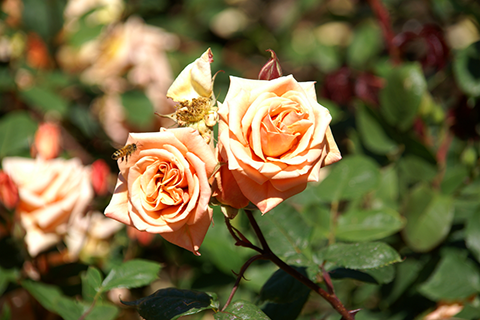
//> input picture openCV/openCV_study/data/rose.bmp, 480 x 320 px
$ ./filterEmossing   (built with g++ and OpenCV 4)
//> lines starting //> are read from the running program, lines starting //| are printed output that depends on the picture
#include "opencv2/opencv.hpp"
#include <iostream>

using namespace cv;
using namespace std;
string folder = "/home/vboxuser/KUIOT-Teemo/openCV/openCV_study/data/";

int main() {
	Mat src = imread(folder + "rose.bmp", IMREAD_GRAYSCALE);
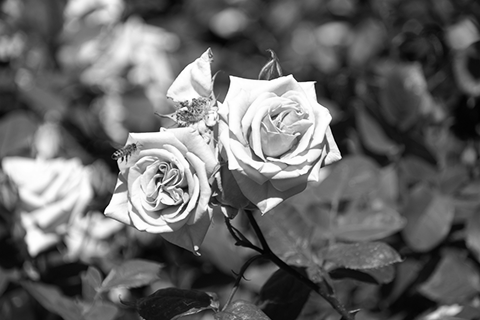
//> src: 320 rows x 480 cols, CV_8UC1; min 0, max 255, mean 102.7

    float data[] = { 1, 1, 1, 1, 1, 1, 1, 1, 1 };
    Mat emboss(3, 3, CV_32F, data);

    Mat dst;
    filter2D(src, dst, -1, emboss, Point(-1, -1), 0);
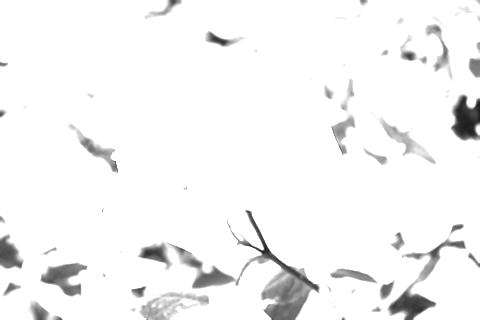
//> dst: 320 rows x 480 cols, CV_8UC1; min 29, max 255, mean 244.9

    imshow("src", src);
    imshow("dst", dst);

	waitKey();
	destroyAllWindows();
	return 0;
}
